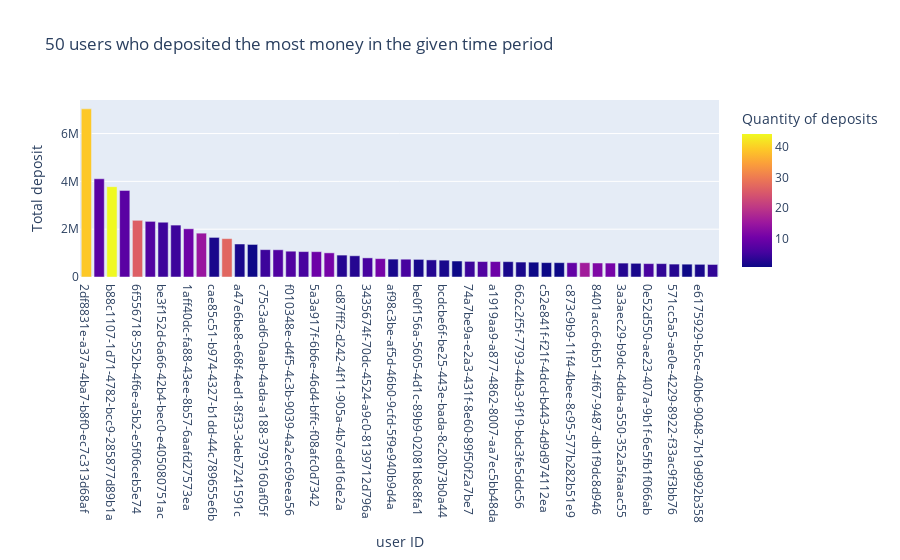

This figure's notebook cell:
### Code cell
px.bar(new_df.sort_values('total_operation_value', ascending=False).head(50),
              x = 'user_id',
              y='total_operation_value',
              hover_data=['quantity_operations'], color='quantity_operations',
              title='50 users who deposited the most money in the given time period',
              labels={'user_id':'user ID', 'total_operation_value': 'Total deposit', 'quantity_operations': 'Quantity of deposits' }
       )

### Figure 1 — Plotly figure (JSON) as saved in the notebook; plotly's stock layout.template omitted (floating-point values rounded to 4 significant figures)
{"data": [{"alignmentgroup": "True", "customdata": [[39], [8], [44], [8], [26], [7], [5], [5], [10], [15], [2], [27], [2], [1], [5], [7], [7], [6], [10], [11], [3], [3], [6], [11], [2], [6], [2], [3], [2], [1], [5], [7], [10], [2], [2], [1], [1], [1], [9], [16], [12], [11], [3], [2], [6], [4], [3], [1], [2], [4]], "hovertemplate": "user ID=%{x}<br>Total deposit=%{y}<br>Quantity of deposits=%{marker.color}<extra></extra>", "legendgroup": "", "marker": {"color": [39, 8, 44, 8, 26, 7, 5, 5, 10, 15, 2, 27, 2, 1, 5, 7, 7, 6, 10, 11, 3, 3, 6, 11, 2, 6, 2, 3, 2, 1, 5, 7, 10, 2, 2, 1, 1, 1, 9, 16, 12, 11, 3, 2, 6, 4, 3, 1, 2, 4], "coloraxis": "coloraxis", "pattern": {"shape": ""}}, "name": "", "offsetgroup": "", "orientation": "v", "showlegend": false, "textposition": "auto", "type": "bar", "x": ["2df8831e-a37a-4ba7-b8f0-ec7c313d68af", "bca25e38-433b-476d-ad35-54096c119bf2", "b88c1107-1d71-4782-bcc9-285877d89b1a", "65f16a4a-1c99-4e31-8bd4-9794e992feaf", "6f556718-552b-4f6e-a5b2-e5f06ceb5e74", "265d59b2-2175-4ad3-af85-eb6ee0d8b2d6", "be3f152d-6a66-42b4-bec0-e405080751ac", "75bcf93d-45dc-4705-9ab4-cb248d7ab949", "1aff40dc-fa88-43ee-8b57-6aafd27573ea", "9fe4047c-e718-4da6-8fd5-080f46fc2e2f", "cae85c51-b974-4327-b1dd-44c789655e6b", "2e31bffe-ea66-44ec-8647-56d0fbab0516", "a47e6be8-e68f-4ed1-8f33-3deb7241591c", "8979f44c-5517-448e-b804-7255450f8fc2", "c75c3ad6-0aab-4ada-a188-3795160af05f", "31df59c7-cefc-4028-8924-21d131267cc7", "f010348e-d4f5-4c3b-9039-4a2ec69eea56", "2b96cf21-dc06-407f-bd7e-cab4c2b41b08", "5a3a917f-6b6e-46d4-bffc-f08afc0d7342", "db6edde4-649f-4415-9db7-d56583b69125", "cd87fff2-d242-4f11-905a-4b7edd16de2a", "41e64100-7e27-4a9b-94fa-6080fbee346b", "3435674f-70dc-4524-a9c0-8139712d796a", "cf41d4d1-8ae4-4998-8550-ce2e07fbbaf2", "af98c3be-af5d-46b0-9cfd-5f9e940b9d4a", "d9c98865-0475-43b4-9dec-05d294b57a38", "be0f156a-5605-4d1c-89b9-02081b8c8fa1", "5e128c9a-b295-407d-a55a-683b931a1aae", "bcdcbe6f-be25-443e-bada-8c20b73b0a44", "1e56032e-4a25-4e74-ad99-48aa88b9a881", "74a7be9a-e2a3-431f-8e60-89f50f2a7be7", "0485b22a-c87d-4c56-87dc-72e0f5a1d97c", "a1919aa9-a877-4862-8007-aa7ec5bb48da", "fc75e6bc-6971-442f-8e51-99d1ef99eed1", "662c2f5f-7793-44b3-9f19-bdc3fe5ddc56", "f83ddab0-c91e-4c09-9137-c55cc3bb6442", "c52e841f-f21f-4dcd-b443-4d9d974112ea", "169eb5f6-a703-4ddb-8e10-baa6a836a686", "c873c9b9-11f4-4bee-8c95-577b282b51e9", "75c9c83f-fdf1-4071-a032-ca4ab952d8b9", "8401acc6-6b51-4f67-9487-db1f9dc8d946", "e3c42b84-59d3-43a5-b875-cf40d0edce05", "3a3aec29-b9dc-4dda-a550-352a5faaac55", "4700726d-6feb-4347-99e0-69b80ea95597", "0e52d550-ae23-407a-9b1f-6e5fb1f066ab", "835fbd77-b965-49c0-9245-94ee7059adb0", "571cc5a5-ae0e-4229-8922-f33ac9f3bb76", "1a75e607-20af-4c23-990a-484cce69be74", "e6175929-b5ce-40b6-9048-7b19d992b358", "cc657cb7-c671-40da-8b96-9e40428be545"], "xaxis": "x", "y": [7032500, 4108200, 3777650, 3622800, 2371100, 2326550, 2290500, 2171450, 2017300, 1834050, 1656200, 1605750, 1379950, 1361900, 1144450, 1138900, 1079600, 1063300, 1059900, 1009900, 916200, 887700, 800100, 768750, 748550, 744900, 736650, 715000, 704500, 668500, 653450, 646600, 645650, 642150, 624750, 620350, 602100, 600000, 598250, 598150, 585700, 582650, 581700, 573150, 560500, 559950, 540350, 536900, 530400, 524500], "yaxis": "y"}], "layout": {"barmode": "relative", "coloraxis": {"colorbar": {"title": {"text": "Quantity of deposits"}}, "colorscale": [[0, "#0d0887"], [0.1111, "#46039f"], [0.2222, "#7201a8"], [0.3333, "#9c179e"], [0.4444, "#bd3786"], [0.5556, "#d8576b"], [0.6667, "#ed7953"], [0.7778, "#fb9f3a"], [0.8889, "#fdca26"], [1, "#f0f921"]]}, "legend": {"tracegroupgap": 0}, "title": {"text": "50 users who deposited the most money in the given time period"}, "xaxis": {"anchor": "y", "domain": [0, 1], "title": {"text": "user ID"}}, "yaxis": {"anchor": "x", "domain": [0, 1], "title": {"text": "Total deposit"}}}}
